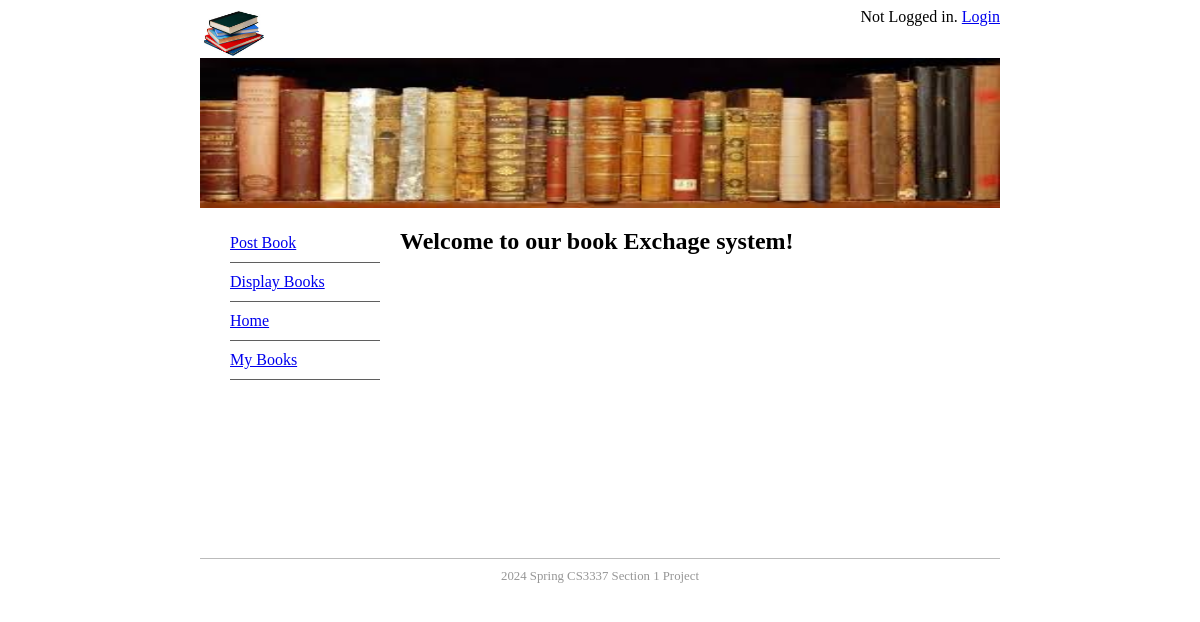
The page / on the database its author committed.
### bookMng/models.py (models this page shows, shortened)
class MainMenu(models.Model):
    item = models.CharField(max_length=200, unique=True)
    link = models.CharField(max_length=200, unique=True)

### bookMng/views.py (the view)
# urls.py: path('', views.index, name='index'),
def index(request):
    return render(request, 'bookMng/index.html', {'item_list': MainMenu.objects.all()})

### bookEx/templates/bookMng/index.html
{% extends "base.html" %}
{% load static %}
{% block sidenav %}
        {% for item in item_list %}
        <li>
                <a href="{{ item.link }}">  {{ item.item }} </a>
        </li>
        {% endfor %}
{% endblock sidenav %}
{% block content %}
<h1>Welcome to our book Exchage system!</h1>
{% endblock content %}

### bookEx/static/main.css (style rules this page uses)
#nav li { padding-top: 10px; padding-bottom: 10px; font-size: 1em; list-style-type: none; border-bottom: thin solid #5F5F5F; color: #4c4c4c; left: 0px; list-style-position: inside; margin-left: -10px; }

### rows shown on the page
MainMenu: item "Post Book"
MainMenu: item "Display Books"
MainMenu: item "Home"
MainMenu: item "My Books"
